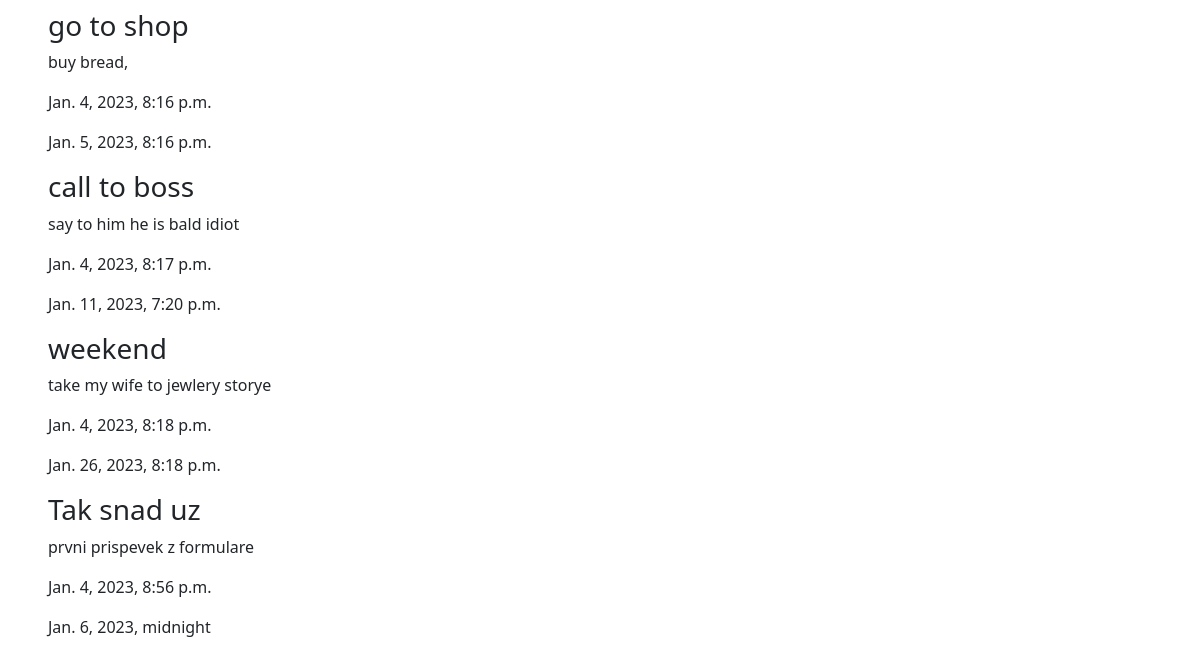
The app's page / (lower part), older data.
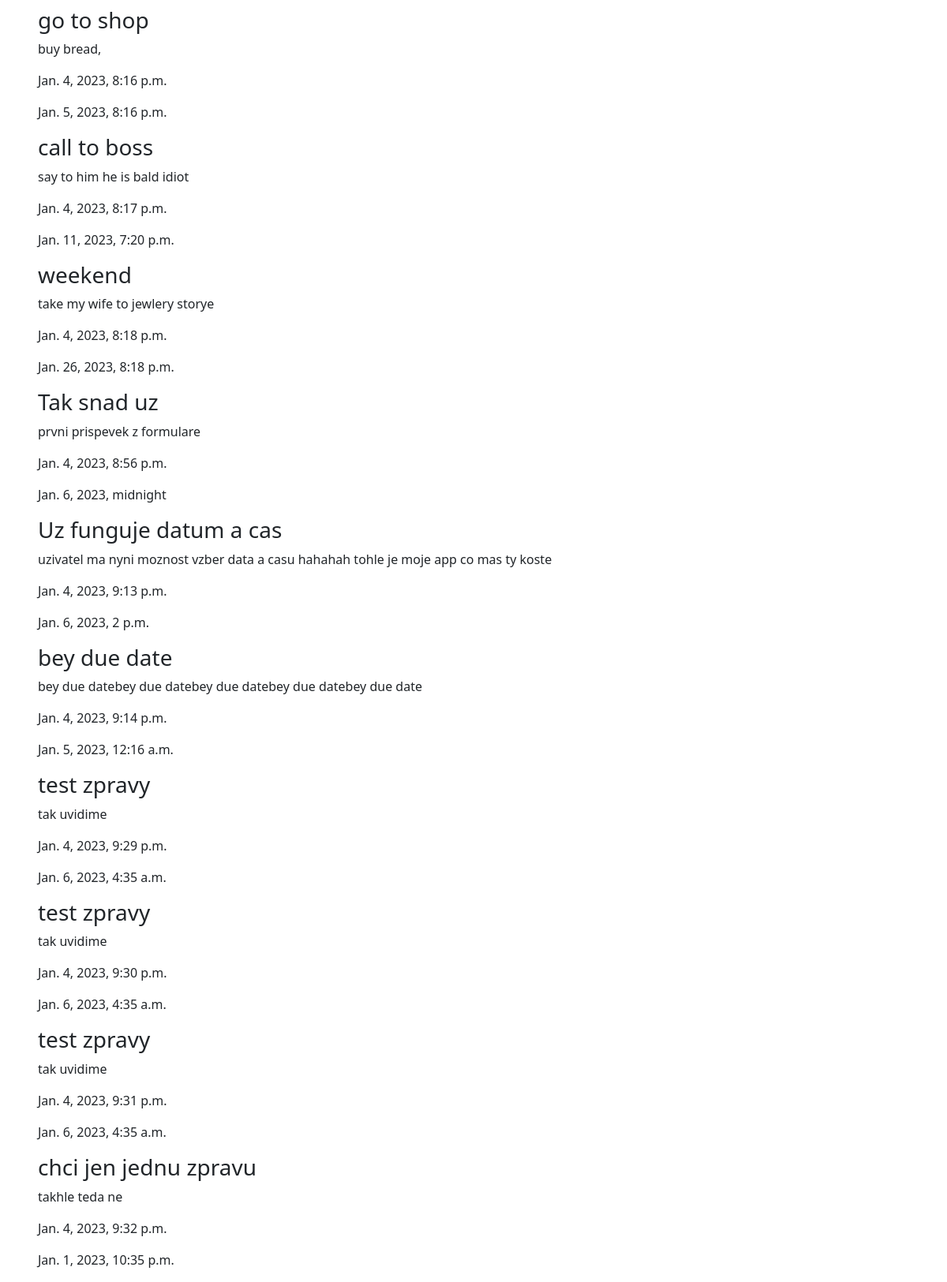
The same page, newer data.
### main/models.py (models this page shows, shortened)
class Task(models.Model):
    title = models.CharField(max_length=50)
    desc = models.CharField(max_length=500)
    complete = models.BooleanField(default=False)
    created = models.DateTimeField(auto_now_add=True)
    due = models.DateTimeField(auto_now_add=False, auto_now=False, blank=True, null=True)

### main/views.py (the view, shortened to what this page needs)
# urls.py: path('', views.index, name='index'),
def index(request):
    tasks = Task.objects.all()
    return render(request, 'index.html', {"tasks":tasks})

### main/templates/index.html (shortened to what this page needs)
{% extends 'base.html'%}
    {% block content%}
    <div class="container-fluid px-5">
<div>
    {% for task in tasks %}
    <h3>{{task.title}}</h3>
    <p>{{task.desc}}</p>
    <p>{{task.created}}</p>
    <p>{{task.due}}</p>
    {% endfor%}
</div>
</div>
    {% endblock content %}

Row changes from the older to the newer data that the page shows:
added Task: title "Uz funguje datum a cas", desc "uzivatel ma nyni moznost vzber data a casu hahahah tohle je moje app co mas ty koste", created "Jan. 4, 2023, 9:13 p.m.", due "Jan. 6, 2023, 2 p.m."
added Task: title "bey due date", desc "bey due datebey due datebey due datebey due datebey due date", created "Jan. 4, 2023, 9:14 p.m.", due "Jan. 5, 2023, 12:16 a.m."
added Task: title "test zpravy", desc "tak uvidime", created "Jan. 4, 2023, 9:29 p.m.", due "Jan. 6, 2023, 4:35 a.m."
added Task: title "test zpravy", desc "tak uvidime", created "Jan. 4, 2023, 9:30 p.m.", due "Jan. 6, 2023, 4:35 a.m."
added Task: title "test zpravy", desc "tak uvidime", created "Jan. 4, 2023, 9:31 p.m.", due "Jan. 6, 2023, 4:35 a.m."
added Task: title "chci jen jednu zpravu", desc "takhle teda ne", created "Jan. 4, 2023, 9:32 p.m.", due "Jan. 1, 2023, 10:35 p.m."
